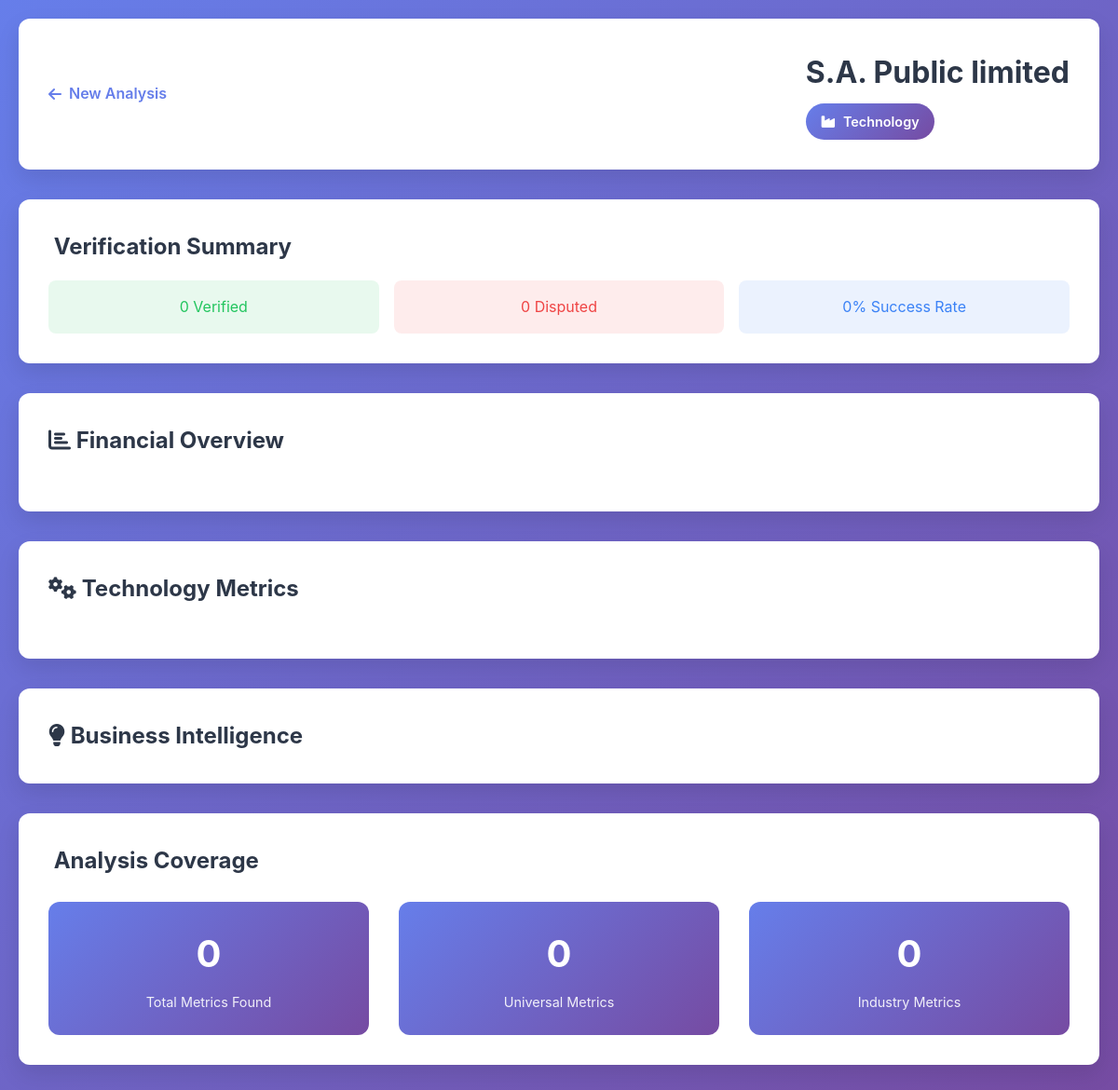
The app's page /results/10 with its own data.
### tables this page shows
CREATE TABLE companies (
                id INTEGER PRIMARY KEY AUTOINCREMENT,
                name TEXT UNIQUE NOT NULL,
                sector TEXT,
                detected_industry TEXT,
                industry_confidence REAL,
                created_at TIMESTAMP DEFAULT CURRENT_TIMESTAMP,
                updated_at TIMESTAMP DEFAULT CURRENT_TIMESTAMP
            );

### app.py (the view)
@app.route('/results/<int:doc_id>')
def results(doc_id):
    try:
        intelligence = processor.get_company_intelligence(doc_id)
        if 'error' in intelligence:
            return render_template('results.html',
                                 error=intelligence['error'],
                                 doc_id=doc_id)
        return render_template('results.html',
                             data=intelligence,
                             doc_id=doc_id)
    except Exception as e:
        app.logger.error(f"Results error for doc {doc_id}: {str(e)}")
        return render_template('results.html',
                             error="Failed to load analysis results",
                             doc_id=doc_id)

### templates/results.html (shortened to what this page needs)
<!DOCTYPE html>
<html lang="en">
<head>
    <link href="https://cdnjs.cloudflare.com/ajax/libs/font-awesome/6.0.0/css/all.min.css" rel="stylesheet">
    <link href="{{ url_for('static', filename='css/style.css') }}" rel="stylesheet">
</head>
<body>
    <div class="container">
        <header class="results-header">
            <div class="back-button">
                <a href="{{ url_for('index') }}">
                    <i class="fas fa-arrow-left"></i> New Analysis
                </a>
            </div>
            <div class="company-header">
                <h1>{{ data.company_profile.name }}</h1>
                <div class="industry-badge">
                    <i class="fas fa-industry"></i>
                    {{ data.company_profile.detected_industry.title() }}
                </div>
            </div>
        </header>
        <div class="verification-summary">
            <h2> Verification Summary</h2>
            <div class="verification-stats">
                <div class="stat-item verified">
                    <span class="count">{{ data.verification_summary.verified_count }}</span>
                    <span class="label">Verified</span>
                </div>
                <div class="stat-item disputed">
                    <span class="count">{{ data.verification_summary.disputed_count }}</span>
                    <span class="label">Disputed</span>
                </div>
                <div class="stat-item rate">
                    <span class="count">{{ "{:.0%}".format(data.verification_summary.verification_rate) }}</span>
                    <span class="label">Success Rate</span>
                </div>
            </div>
        </div>
        <div class="metrics-dashboard">
            <div class="metrics-section">
                <h2><i class="fas fa-chart-bar"></i> Financial Overview</h2>
            </div>
            <div class="metrics-section">
                <h2><i class="fas fa-cogs"></i> {{ data.company_profile.detected_industry.title() }} Metrics</h2>
            </div>
            <div class="insights-section">
                <h2><i class="fas fa-lightbulb"></i> Business Intelligence</h2>
            </div>
            <div class="coverage-section">
                <h2> Analysis Coverage</h2>
                <div class="coverage-stats">
                    <div class="coverage-item">
                        <div class="coverage-number">{{ data.coverage_analysis.total_metrics }}</div>
                        <div class="coverage-label">Total Metrics Found</div>
                    </div>
                    <div class="coverage-item">
                        <div class="coverage-number">{{ data.coverage_analysis.universal_coverage }}</div>
                        <div class="coverage-label">Universal Metrics</div>
                    </div>
                    <div class="coverage-item">
                        <div class="coverage-number">{{ data.coverage_analysis.industry_coverage }}</div>
                        <div class="coverage-label">Industry Metrics</div>
                    </div>
                </div>
            </div>
        </div>
    </div>
</body>
</html>

### static/css/style.css (style rules this page uses)
:root { --primary-color: #667eea; --primary-gradient: linear-gradient(135deg, #667eea 0%, #764ba2 100%); --secondary-color: #f093fb; --secondary-gradient: linear-gradient(135deg, #f093fb 0%, #f5576c 100%); --success-color: #4facfe; --warning-color: #f6d365; --danger-color: #fa709a; --dark-color: #2d3748; --light-color: #f7fafc; --border-color: #e2e8f0; --shadow: 0 10px 25px rgba(0,0,0,0.1); --shadow-hover: 0 20px 40px rgba(0,0,0,0.15); --border-radius: 12px; --transition: all 0.3s cubic-bezier(0.4, 0.0, 0.2, 1); }
* { margin: 0; padding: 0; box-sizing: border-box; }
body { font-family: 'Inter', -apple-system, BlinkMacSystemFont, sans-serif; background: linear-gradient(135deg, #667eea 0%, #764ba2 100%); min-height: 100vh; color: var(--dark-color); line-height: 1.6; }
.container { max-width: 1200px; margin: 0 auto; padding: 20px; }
.metrics-dashboard { margin: 2rem 0; }
.metrics-section { background: white; border-radius: var(--border-radius); padding: 2rem; margin-bottom: 2rem; box-shadow: var(--shadow); }
.metrics-section h2 { font-size: 1.5rem; margin-bottom: 1.5rem; color: var(--dark-color); }
.insights-section { background: white; border-radius: var(--border-radius); padding: 2rem; margin-bottom: 2rem; box-shadow: var(--shadow); }
.coverage-section { background: white; border-radius: var(--border-radius); padding: 2rem; box-shadow: var(--shadow); }
.coverage-stats { display: grid; grid-template-columns: repeat(auto-fit, minmax(200px, 1fr)); gap: 2rem; margin-top: 1.5rem; }
.coverage-item { text-align: center; padding: 1.5rem; background: linear-gradient(135deg, var(--primary-color) 0%, #764ba2 100%); border-radius: var(--border-radius); color: white; }
.coverage-number { font-size: 2.5rem; font-weight: 700; margin-bottom: 0.5rem; }
.coverage-label { font-size: 0.9rem; opacity: 0.9; }
.results-header { background: white; border-radius: var(--border-radius); padding: 2rem; margin-bottom: 2rem; box-shadow: var(--shadow); display: flex; align-items: center; justify-content: space-between; }
.back-button a { color: var(--primary-color); text-decoration: none; font-weight: 600; display: flex; align-items: center; gap: 0.5rem; transition: var(--transition); }
.company-header h1 { font-size: 2rem; color: var(--dark-color); margin-bottom: 0.5rem; }
.industry-badge { background: var(--primary-gradient); color: white; padding: 0.5rem 1rem; border-radius: 20px; font-size: 0.9rem; font-weight: 600; display: inline-flex; align-items: center; gap: 0.5rem; }
.verification-summary { background: white; border-radius: var(--border-radius); padding: 2rem; margin-bottom: 2rem; box-shadow: var(--shadow); }
.verification-stats { display: grid; grid-template-columns: repeat(auto-fit, minmax(150px, 1fr)); gap: 1rem; margin-top: 1rem; }
.stat-item { text-align: center; padding: 1rem; border-radius: 8px; }
.stat-item.verified { background: rgba(34, 197, 94, 0.1); color: #22c55e; }
.stat-item.disputed { background: rgba(239, 68, 68, 0.1); color: #ef4444; }
.stat-item.rate { background: rgba(59, 130, 246, 0.1); color: #3b82f6; }

### records on screen
companies: company_profile.name "S.A. Public limited", company_profile.detected_industry "Technology"

### other values on screen
{{ data.verification_summary.verified_count }} "0"
{{ data.verification_summary.disputed_count }} "0"
{{ "{:.0%}".format(data.verification_summary.verification_rate) }} "0%"
{{ data.coverage_analysis.total_metrics }} "0"
{{ data.coverage_analysis.universal_coverage }} "0"
{{ data.coverage_analysis.industry_coverage }} "0"
